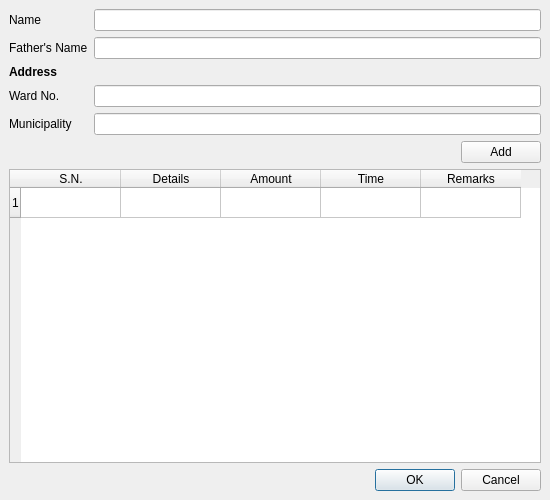
<?xml version="1.0" encoding="UTF-8"?>
<ui version="4.0">
 <class>incomereco</class>
 <widget class="QMainWindow" name="incomereco">
  <property name="geometry">
   <rect>
    <x>0</x>
    <y>0</y>
    <width>550</width>
    <height>500</height>
   </rect>
  </property>
  <property name="minimumSize">
   <size>
    <width>550</width>
    <height>500</height>
   </size>
  </property>
  <property name="maximumSize">
   <size>
    <width>550</width>
    <height>500</height>
   </size>
  </property>
  <property name="windowTitle">
   <string>Income Source Recommendation</string>
  </property>
  <widget class="QWidget" name="centralwidget">
   <layout class="QGridLayout" name="gridLayout">
    <item row="0" column="0">
     <layout class="QFormLayout" name="formLayout">
      <item row="0" column="0">
       <widget class="QLabel" name="nameLabel">
        <property name="text">
         <string>Name</string>
        </property>
       </widget>
      </item>
      <item row="0" column="1">
       <widget class="QLineEdit" name="nameLineEdit"/>
      </item>
      <item row="1" column="0">
       <widget class="QLabel" name="fatherNameLabel">
        <property name="text">
         <string>Father's Name</string>
        </property>
       </widget>
      </item>
      <item row="1" column="1">
       <widget class="QLineEdit" name="fatherNameLineEdit"/>
      </item>
      <item row="2" column="0">
       <widget class="QLabel" name="AddressLabel">
        <property name="text">
         <string>&lt;b&gt;Address</string>
        </property>
       </widget>
      </item>
      <item row="3" column="0">
       <widget class="QLabel" name="wardNoLabel">
        <property name="text">
         <string>Ward No.</string>
        </property>
       </widget>
      </item>
      <item row="3" column="1">
       <widget class="QLineEdit" name="wardNoLineEdit"/>
      </item>
      <item row="4" column="0">
       <widget class="QLabel" name="municipalityLabel">
        <property name="text">
         <string>Municipality</string>
        </property>
       </widget>
      </item>
      <item row="4" column="1">
       <widget class="QLineEdit" name="municipalityLineEdit"/>
      </item>
      <item row="5" column="1">
       <layout class="QHBoxLayout" name="horizontalLayout_2">
        <item>
         <spacer name="horizontalSpacer">
          <property name="orientation">
           <enum>Qt::Horizontal</enum>
          </property>
          <property name="sizeHint" stdset="0">
           <size>
            <width>40</width>
            <height>20</height>
           </size>
          </property>
         </spacer>
        </item>
        <item>
         <widget class="QPushButton" name="pushButton">
          <property name="text">
           <string>Add</string>
          </property>
         </widget>
        </item>
       </layout>
      </item>
     </layout>
    </item>
    <item row="3" column="0">
     <widget class="QDialogButtonBox" name="buttonBox">
      <property name="standardButtons">
       <set>QDialogButtonBox::Cancel|QDialogButtonBox::Ok</set>
      </property>
     </widget>
    </item>
    <item row="2" column="0">
     <widget class="QTableWidget" name="tableWidget">
      <row>
       <property name="text">
        <string>1</string>
       </property>
      </row>
      <column>
       <property name="text">
        <string>S.N.</string>
       </property>
      </column>
      <column>
       <property name="text">
        <string>Details</string>
       </property>
      </column>
      <column>
       <property name="text">
        <string>Amount</string>
       </property>
      </column>
      <column>
       <property name="text">
        <string>Time</string>
       </property>
      </column>
      <column>
       <property name="text">
        <string>Remarks</string>
       </property>
      </column>
     </widget>
    </item>
   </layout>
  </widget>
 </widget>
 <resources/>
 <connections/>
</ui>
